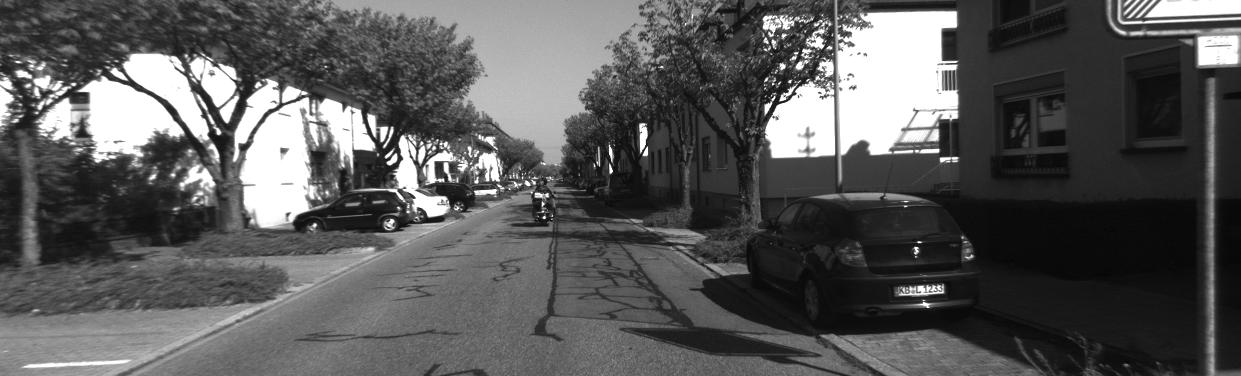
#> input picture data/KITTI/000000.png, 1241 x 376 px, found by its file name
$ jupyter execute --allow-errors optical_flow.ipynb   (shell and % lines are left out)
#> lines starting #> are read from the running program, lines starting #| are printed output that depends on the picture
[cell 1]
# Imports

import numpy as np
import cv2
import matplotlib.pyplot as plt
from math import sqrt

[cell 2]
# KITTI Visual Odometry dataset sequence 00
folder = 'C:/Users/adamd/OneDrive/Documents/Stanford/Research/NAVLab/projects/UQ-optimization/data/KITTI/'
I1 = cv2.imread( folder + '000000.png')
#> I1 is the input picture: shape (376, 1241, 3); min 6, max 255, mean 89
I2 = cv2.imread( folder + '000001.png')
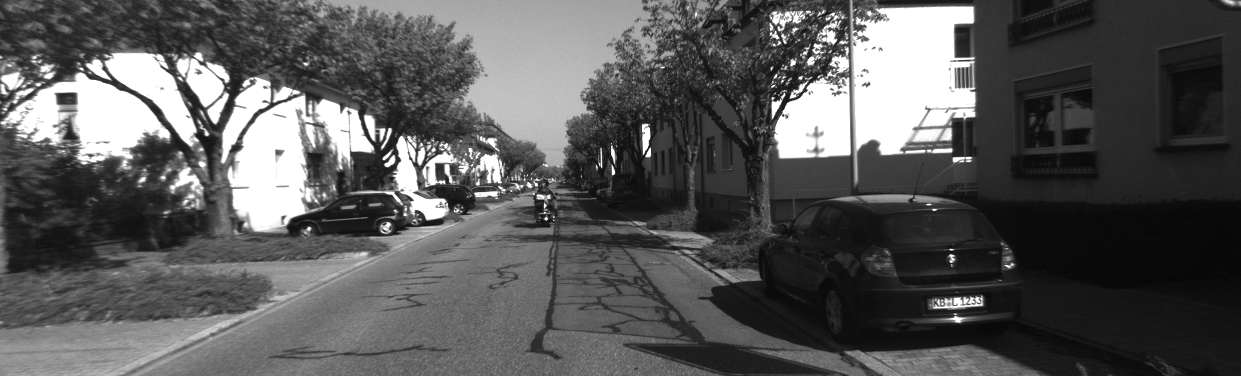
#> input picture data/KITTI/000001.png, 1241 x 376 px, found by its file name
#> I2 is the input picture: shape (376, 1241, 3); min 5, max 255, mean 88.4

frame_idx = 0
frame_gap = 1

f, axarr = plt.subplots(2,1,sharex=True, figsize= (15,8), dpi= 80)
axarr[0].imshow(I1)
axarr[1].imshow(I2)
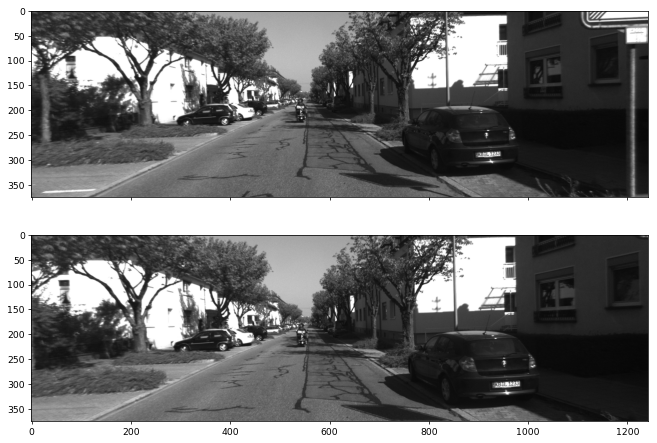
#> figure drawn by matplotlib, 2 panels
